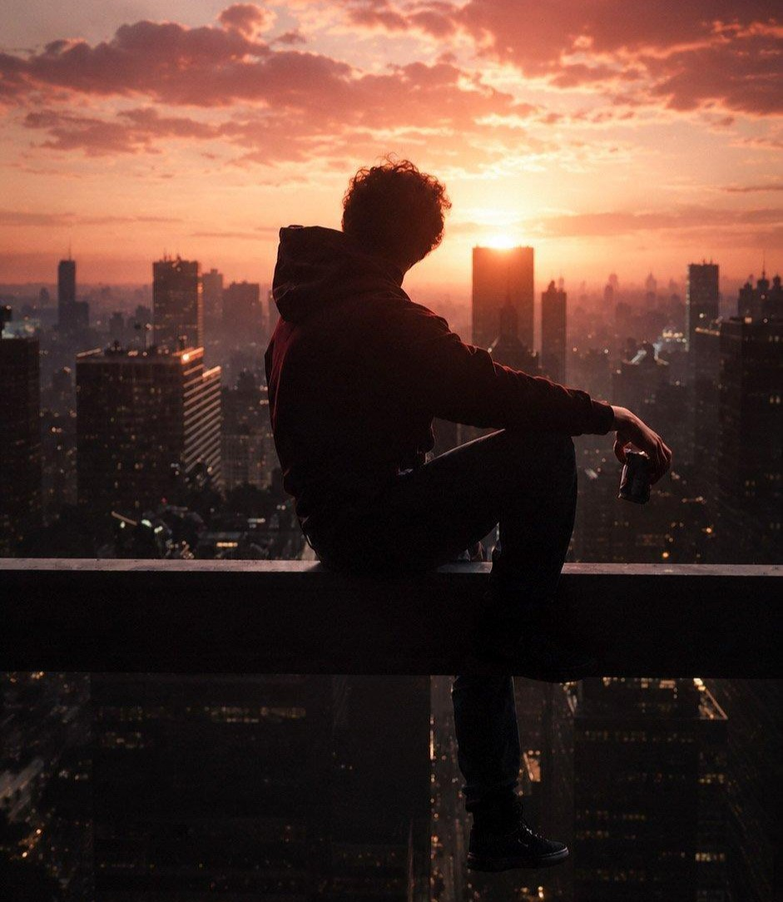
#> input picture task_2/subtask_2/img.png, 783 x 902 px, shrunk from 941 x 1084 before the run
$ python 'Image Processing.py'
#> lines starting #> are read from the running program, lines starting #| are printed output that depends on the picture
from PIL import Image
def main():
 image = Image.open("img.png")
#> image is the input picture: PIL image 783x902 RGB; mean R, G, B 86.5, 58.3, 48.8
 bw_image = image.convert("L")
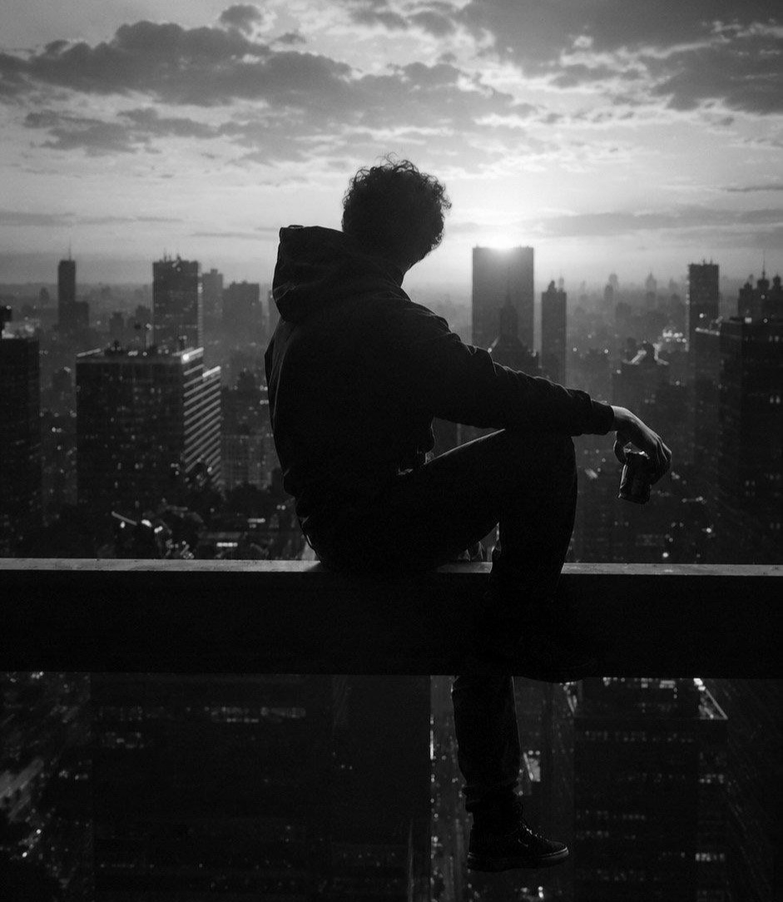
#> bw_image: PIL image 783x902 L; min 0, max 255, mean 65.7
 bw_image.show()
 bw_image.save("bw_img.png")

if __name__ == "__main__":
    main()
